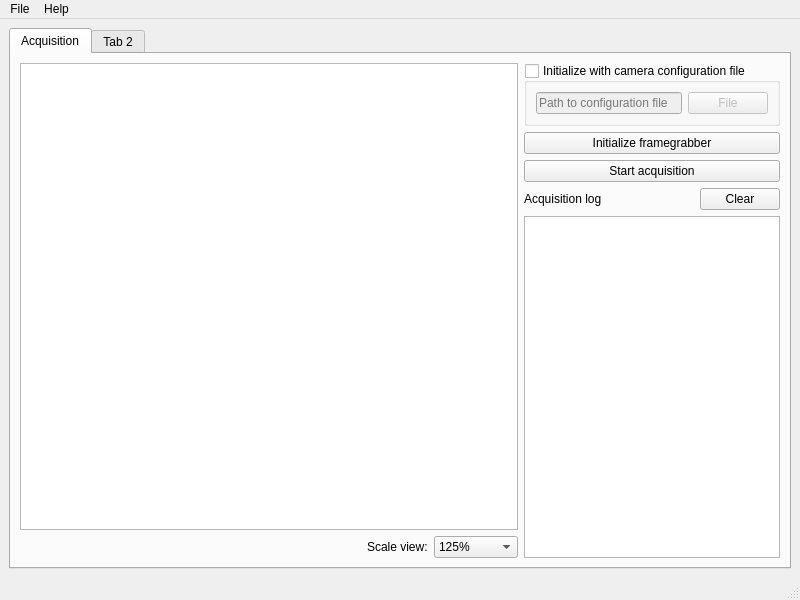
<?xml version="1.0" encoding="UTF-8"?>
<ui version="4.0">
 <class>MainWindow</class>
 <widget class="QMainWindow" name="MainWindow">
  <property name="geometry">
   <rect>
    <x>0</x>
    <y>0</y>
    <width>800</width>
    <height>600</height>
   </rect>
  </property>
  <property name="windowTitle">
   <string>AcquisitonApp</string>
  </property>
  <widget class="QWidget" name="centralwidget">
   <layout class="QGridLayout" name="gridLayout">
    <item row="0" column="0">
     <widget class="QTabWidget" name="tabWidget">
      <property name="currentIndex">
       <number>0</number>
      </property>
      <widget class="QWidget" name="tab">
       <attribute name="title">
        <string>Acquisition</string>
       </attribute>
       <layout class="QGridLayout" name="gridLayout_3">
        <item row="0" column="0">
         <layout class="QHBoxLayout" name="horizontalLayout" stretch="1,0">
          <item>
           <layout class="QVBoxLayout" name="verticalLayout_2">
            <item>
             <widget class="QGraphicsView" name="graphicsView"/>
            </item>
            <item>
             <layout class="QHBoxLayout" name="horizontalLayout_4">
              <item>
               <spacer name="horizontalSpacer_2">
                <property name="orientation">
                 <enum>Qt::Horizontal</enum>
                </property>
                <property name="sizeHint" stdset="0">
                 <size>
                  <width>40</width>
                  <height>20</height>
                 </size>
                </property>
               </spacer>
              </item>
              <item>
               <widget class="QLabel" name="label_2">
                <property name="text">
                 <string>Scale view:</string>
                </property>
               </widget>
              </item>
              <item>
               <widget class="QComboBox" name="scale">
                <property name="currentText">
                 <string>125%</string>
                </property>
                <item>
                 <property name="text">
                  <string>125%</string>
                 </property>
                </item>
                <item>
                 <property name="text">
                  <string>100%</string>
                 </property>
                </item>
                <item>
                 <property name="text">
                  <string>50%</string>
                 </property>
                </item>
                <item>
                 <property name="text">
                  <string>25%</string>
                 </property>
                </item>
                <item>
                 <property name="text">
                  <string>Fit to view</string>
                 </property>
                </item>
               </widget>
              </item>
             </layout>
            </item>
           </layout>
          </item>
          <item>
           <layout class="QVBoxLayout" name="verticalLayout">
            <item>
             <widget class="QGroupBox" name="initWithConfig">
              <property name="toolTip">
               <string>&lt;nobr&gt;The camera can be initialized with&lt;/nobr&gt; an xml configuration file, generated by the GenICam explorer  software provided by SiliconSoftware. It is recommended that you setup your camera acquisition parameters through GenICam and MicroDisplay, and import the generated setup</string>
              </property>
              <property name="title">
               <string>Initialize with camera configuration file</string>
              </property>
              <property name="checkable">
               <bool>true</bool>
              </property>
              <property name="checked">
               <bool>false</bool>
              </property>
              <layout class="QGridLayout" name="gridLayout_2">
               <item row="0" column="0">
                <layout class="QHBoxLayout" name="horizontalLayout_3">
                 <item>
                  <widget class="QLineEdit" name="configPath">
                   <property name="enabled">
                    <bool>false</bool>
                   </property>
                   <property name="readOnly">
                    <bool>true</bool>
                   </property>
                   <property name="placeholderText">
                    <string>Path to configuration file</string>
                   </property>
                  </widget>
                 </item>
                 <item>
                  <widget class="QPushButton" name="filePathButton">
                   <property name="text">
                    <string>File</string>
                   </property>
                  </widget>
                 </item>
                </layout>
               </item>
              </layout>
             </widget>
            </item>
            <item>
             <widget class="QPushButton" name="initialize">
              <property name="text">
               <string>Initialize framegrabber</string>
              </property>
             </widget>
            </item>
            <item>
             <widget class="QPushButton" name="start">
              <property name="text">
               <string>Start acquisition</string>
              </property>
              <property name="checkable">
               <bool>true</bool>
              </property>
             </widget>
            </item>
            <item>
             <layout class="QHBoxLayout" name="horizontalLayout_2">
              <item>
               <widget class="QLabel" name="label">
                <property name="text">
                 <string>Acquisition log</string>
                </property>
               </widget>
              </item>
              <item>
               <spacer name="horizontalSpacer">
                <property name="orientation">
                 <enum>Qt::Horizontal</enum>
                </property>
                <property name="sizeHint" stdset="0">
                 <size>
                  <width>40</width>
                  <height>20</height>
                 </size>
                </property>
               </spacer>
              </item>
              <item>
               <widget class="QPushButton" name="clearLog">
                <property name="text">
                 <string>Clear</string>
                </property>
               </widget>
              </item>
             </layout>
            </item>
            <item>
             <widget class="QPlainTextEdit" name="log">
              <property name="readOnly">
               <bool>true</bool>
              </property>
             </widget>
            </item>
           </layout>
          </item>
         </layout>
        </item>
       </layout>
      </widget>
      <widget class="QWidget" name="tab_2">
       <attribute name="title">
        <string>Tab 2</string>
       </attribute>
      </widget>
     </widget>
    </item>
   </layout>
  </widget>
  <widget class="QMenuBar" name="menubar">
   <property name="geometry">
    <rect>
     <x>0</x>
     <y>0</y>
     <width>800</width>
     <height>20</height>
    </rect>
   </property>
   <widget class="QMenu" name="menuFile">
    <property name="title">
     <string>File</string>
    </property>
    <addaction name="actionExit"/>
   </widget>
   <widget class="QMenu" name="menuHelp">
    <property name="title">
     <string>Help</string>
    </property>
   </widget>
   <addaction name="menuFile"/>
   <addaction name="menuHelp"/>
  </widget>
  <widget class="QStatusBar" name="statusbar"/>
  <action name="actionExit">
   <property name="text">
    <string>Exit</string>
   </property>
   <property name="shortcut">
    <string>Ctrl+W</string>
   </property>
  </action>
 </widget>
 <resources/>
 <connections/>
</ui>
